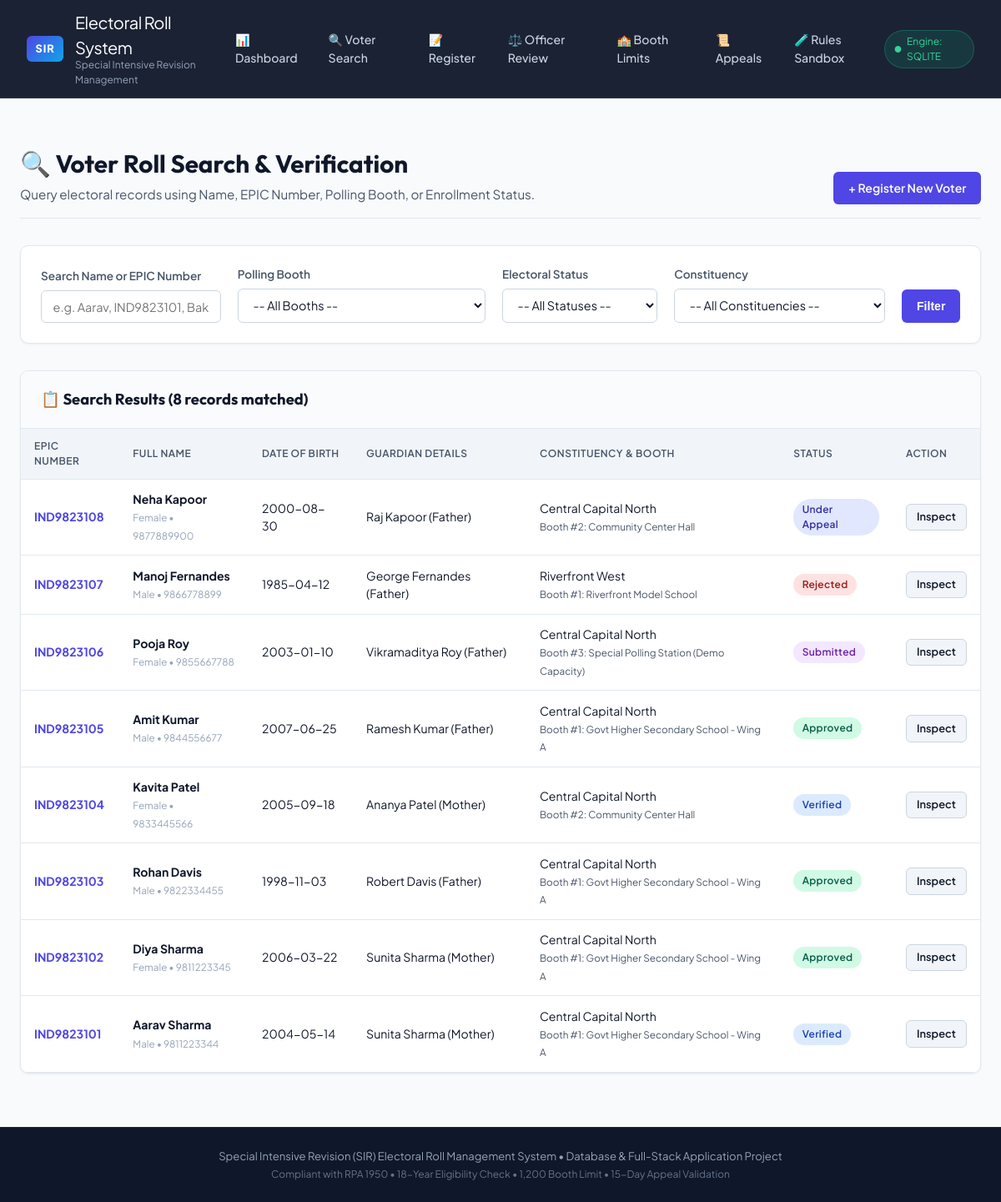
Screenshot of /search with the database file from the repository.
### tables this page shows
CREATE TABLE Voter (
            voter_id INTEGER PRIMARY KEY AUTOINCREMENT,
            epic_number TEXT NOT NULL UNIQUE,
            first_name TEXT NOT NULL,
            last_name TEXT NOT NULL,
            dob TEXT NOT NULL,
            gender TEXT NOT NULL,
            guardian_name TEXT NOT NULL,
            guardian_relation TEXT NOT NULL,
            mobile TEXT,
            household_id INTEGER NOT NULL,
            booth_id INTEGER NOT NULL,
            cycle_id INTEGER NOT NULL,
            status TEXT NOT NULL DEFAULT 'Submitted',
            created_at TIMESTAMP DEFAULT CURRENT_TIMESTAMP,
            updated_at TIMESTAMP DEFAULT CURRENT_TIMESTAMP,
            FOREIGN KEY (household_id) REFERENCES Household(household_id) ON DELETE RESTRICT,
            FOREIGN KEY (booth_id) REFERENCES PollingBooth(booth_id) ON DELETE RESTRICT,
            FOREIGN KEY (cycle_id) REFERENCES SIRCycle(cycle_id) ON DELETE RESTRICT
        );

CREATE TABLE Constituency (
            constituency_id INTEGER PRIMARY KEY AUTOINCREMENT,
            constituency_code TEXT NOT NULL UNIQUE,
            name TEXT NOT NULL,
            district TEXT NOT NULL,
            state TEXT NOT NULL,
            created_at TIMESTAMP DEFAULT CURRENT_TIMESTAMP
        );

CREATE TABLE PollingBooth (
            booth_id INTEGER PRIMARY KEY AUTOINCREMENT,
            constituency_id INTEGER NOT NULL,
            booth_number INTEGER NOT NULL,
            booth_name TEXT NOT NULL,
            location TEXT NOT NULL,
            max_capacity INTEGER NOT NULL DEFAULT 1200,
            created_at TIMESTAMP DEFAULT CURRENT_TIMESTAMP,
            FOREIGN KEY (constituency_id) REFERENCES Constituency(constituency_id) ON DELETE RESTRICT,
            UNIQUE(constituency_id, booth_number)
        );

### app.py (the view)
@app.route("/search")
def search():
    query_str = request.args.get("q", "").strip()
    booth_id = request.args.get("booth_id", type=int)
    status = request.args.get("status", "").strip() or None
    constituency_id = request.args.get("constituency_id", type=int)
    results = VoterModel.search(
        search_query=query_str,
        booth_id=booth_id,
        status=status,
        constituency_id=constituency_id
    )
    booths = ElectoralMetadataModel.get_booths_with_stats()
    constituencies = ElectoralMetadataModel.get_constituencies()
    return render_template(
        "search.html",
        results=results,
        query_str=query_str,
        selected_booth=booth_id,
        selected_status=status,
        selected_constituency=constituency_id,
        booths=booths,
        constituencies=constituencies
    )

### app.py (called while the page is built)
@app.context_processor
def inject_global_data():
    return {
        "db_driver": db.driver,
        "current_year": datetime.now().year,
        "active_cycle": db.query("SELECT * FROM SIRCycle WHERE status = 'Active' LIMIT 1", fetchone=True)
    }

### database.py (called while the page is built)
    def query(self, sql: str, params: Union[Tuple, List] = (), fetchone: bool = False) -> Any:
        conn = self.get_connection()
        try:
            if self.driver == "mysql":
                cursor = conn.cursor(dictionary=True)
                cursor.execute(sql, params)
                res = cursor.fetchone() if fetchone else cursor.fetchall()
                cursor.close()
                return res
            else:
                sql_sqlite = sql.replace("%s", "?")
                cursor = conn.cursor()
                cursor.execute(sql_sqlite, params)
                if fetchone:
                    row = cursor.fetchone()
                    res = dict(row) if row else None
                else:
                    res = [dict(row) for row in cursor.fetchall()]
                cursor.close()
                return res
        finally:
            conn.close()

### models.py (called while the page is built)
    @staticmethod
    def get_constituencies() -> List[Dict]:
        return db.query("SELECT * FROM Constituency ORDER BY constituency_code")

### templates/search.html (shortened to what this page needs)
{% extends "base.html" %}
{% block content %}
<div class="page-header">
    <div>
        <h1>🔍 Voter Roll Search &amp; Verification</h1>
        <p>Query electoral records using Name, EPIC Number, Polling Booth, or Enrollment Status.</p>
    </div>
    <a href="{{ url_for('register') }}" class="btn btn-primary">+ Register New Voter</a>
</div>
<div class="card">
    <div class="card-body">
        <form method="GET" action="{{ url_for('search') }}">
            <div class="form-grid" style="grid-template-columns: 2fr 1fr 1fr 1fr auto; align-items: flex-end;">
                <div class="form-group">
                    <label for="q">Search Name or EPIC Number</label>
                    <input type="text" id="q" name="q" value="{{ query_str }}" placeholder="e.g. Aarav, IND9823101, Baker Street...">
                </div>
                <div class="form-group">
                    <label for="booth_id">Polling Booth</label>
                    <select id="booth_id" name="booth_id">
                        <option value="">-- All Booths --</option>
                    </select>
                </div>
                <div class="form-group">
                    <label for="status">Electoral Status</label>
                    <select id="status" name="status">
                        <option value="">-- All Statuses --</option>
                    </select>
                </div>
                <div class="form-group">
                    <label for="constituency_id">Constituency</label>
                    <select id="constituency_id" name="constituency_id">
                        <option value="">-- All Constituencies --</option>
                    </select>
                </div>
                <div>
                    <button type="submit" class="btn btn-primary" style="height: 40px; width: 100%;">Filter</button>
                </div>
            </div>
        </form>
    </div>
</div>
<div class="card">
    <div class="card-header">
        <h3>📋 Search Results ({{ results | length }} records matched)</h3>
    </div>
    <div class="table-responsive">
        <table>
            <thead>
                <tr>
                    <th>EPIC Number</th>
                    <th>Full Name</th>
                    <th>Date of Birth</th>
                    <th>Guardian Details</th>
                    <th>Constituency &amp; Booth</th>
                    <th>Status</th>
                    <th>Action</th>
                </tr>
            </thead>
            <tbody>
                {% if results %}
                    {% for v in results %}
                    <tr>
                        <td><strong style="color: var(--primary);">{{ v.epic_number }}</strong></td>
                        <td><strong>{{ v.first_name }} {{ v.last_name }}</strong><br><small style="color: var(--text-muted);">{{ v.gender }} &bull; {{ v.mobile or 'No phone' }}</small></td>
                        <td>{{ v.dob }}</td>
                        <td>{{ v.guardian_name }} ({{ v.guardian_relation }})</td>
                        <td>
                            {{ v.constituency_name }}<br>
                            <small style="color: var(--text-secondary);">Booth #{{ v.booth_number }}: {{ v.booth_name }}</small>
                        </td>
                        <td>
                            {% if v.status == 'Approved' %}
                                <span class="badge badge-approved">Approved</span>
                            {% elif v.status == 'Verified' %}
                                <span class="badge badge-verified">Verified</span>
                            {% elif v.status == 'Pending_Verification' %}
                                <span class="badge badge-pending">Pending Verif</span>
                            {% elif v.status == 'Submitted' %}
                                <span class="badge badge-submitted">Submitted</span>
                            {% elif v.status == 'Rejected' %}
                                <span class="badge badge-rejected">Rejected</span>
                            {% elif v.status == 'Under_Appeal' %}
                                <span class="badge badge-appeal">Under Appeal</span>
                            {% else %}
                                <span class="badge badge-deleted">{{ v.status }}</span>
                            {% endif %}
                        </td>
                        <td>
                            <a href="{{ url_for('voter_detail', voter_id=v.voter_id) }}" class="btn btn-secondary btn-sm">Inspect</a>
                        </td>
                    </tr>
                    {% endfor %}
                {% else %}
                    <tr>
                        <td colspan="7" style="text-align: center; padding: 2.5rem; color: var(--text-muted);">
                            No voter records matched your search parameters.
                        </td>
                    </tr>
                {% endif %}
            </tbody>
        </table>
    </div>
</div>
{% endblock %}

### static/css/style.css (style rules this page uses)
:root { --primary: #4f46e5; --primary-hover: #4338ca; --primary-light: #e0e7ff; --secondary: #0ea5e9; --success: #10b981; --success-light: #d1fae5; --warning: #f59e0b; --warning-light: #fef3c7; --danger: #ef4444; --danger-light: #fee2e2; --purple: #8b5cf6; --bg-main: #f8fafc; --card-bg: #ffffff; --card-border: #e2e8f0; --text-primary: #0f172a; --text-secondary: #475569; --text-muted: #94a3b8; --header-bg: rgba(15, 23, 42, 0.95); --header-text: #ffffff; --radius-sm: 6px; --radius-md: 10px; --radius-lg: 16px; --shadow-sm: 0 1px 3px rgba(0, 0, 0, 0.05); --shadow-md: 0 4px 6px -1px rgba(0, 0, 0, 0.07), 0 2px 4px -2px rgba(0, 0, 0, 0.05); --shadow-lg: 0 10px 15px -3px rgba(0, 0, 0, 0.08), 0 4px 6px -4px rgba(0, 0, 0, 0.03); --transition: all 0.2s cubic-bezier(0.4, 0, 0.2, 1); }
* { margin: 0; padding: 0; box-sizing: border-box; }
body { font-family: 'Plus Jakarta Sans', -apple-system, BlinkMacSystemFont, sans-serif; background-color: var(--bg-main); color: var(--text-primary); line-height: 1.5; min-height: 100vh; display: flex; flex-direction: column; }
h1, h2, h3, h4, .brand-text { font-family: 'Outfit', sans-serif; font-weight: 700; }
.page-header { display: flex; justify-content: space-between; align-items: flex-end; margin-bottom: 2rem; padding-bottom: 1rem; border-bottom: 1px solid var(--card-border); }
.page-header h1 { font-size: 1.85rem; color: var(--text-primary); display: flex; align-items: center; gap: 0.5rem; }
.page-header p { color: var(--text-secondary); font-size: 0.95rem; margin-top: 0.25rem; }
.card { background: var(--card-bg); border: 1px solid var(--card-border); border-radius: var(--radius-md); box-shadow: var(--shadow-sm); margin-bottom: 2rem; overflow: hidden; }
.card-header { padding: 1.25rem 1.5rem; border-bottom: 1px solid var(--card-border); display: flex; justify-content: space-between; align-items: center; background: #fafbfc; }
.card-header h2, .card-header h3 { font-size: 1.15rem; font-weight: 700; display: flex; align-items: center; gap: 0.5rem; }
.card-body { padding: 1.5rem; }
.table-responsive { overflow-x: auto; }
table { width: 100%; border-collapse: collapse; text-align: left; font-size: 0.88rem; }
th { background: #f1f5f9; color: #475569; font-weight: 600; padding: 0.75rem 1rem; border-bottom: 1px solid var(--card-border); text-transform: uppercase; font-size: 0.75rem; letter-spacing: 0.5px; }
td { padding: 0.85rem 1rem; border-bottom: 1px solid var(--card-border); color: var(--text-primary); vertical-align: middle; }
.badge { display: inline-flex; align-items: center; padding: 0.25rem 0.65rem; border-radius: 9999px; font-size: 0.75rem; font-weight: 600; letter-spacing: 0.3px; }
.badge-approved { background: var(--success-light); color: #065f46; }
.badge-verified { background: #dbeafe; color: #1e40af; }
.badge-submitted { background: #f3e8ff; color: #6b21a8; }
.badge-rejected { background: var(--danger-light); color: #991b1b; }
.badge-appeal { background: #e0e7ff; color: #3730a3; }
.btn { display: inline-flex; align-items: center; justify-content: center; gap: 0.4rem; padding: 0.55rem 1.1rem; border-radius: var(--radius-sm); font-size: 0.88rem; font-weight: 600; text-decoration: none; cursor: pointer; border: none; transition: var(--transition); }
.btn-primary { background: var(--primary); color: white; }
.btn-secondary { background: #f1f5f9; color: var(--text-primary); border: 1px solid #cbd5e1; }
.btn-sm { padding: 0.35rem 0.75rem; font-size: 0.8rem; }
.form-grid { display: grid; grid-template-columns: repeat(auto-fit, minmax(280px, 1fr)); gap: 1.25rem; }
.form-group { display: flex; flex-direction: column; gap: 0.4rem; }
label { font-size: 0.85rem; font-weight: 600; color: var(--text-secondary); }
input[type="text"], input[type="date"], input[type="tel"], input[type="email"], select, textarea { padding: 0.6rem 0.85rem; border: 1px solid #cbd5e1; border-radius: var(--radius-sm); font-family: inherit; font-size: 0.9rem; background: white; color: var(--text-primary); transition: var(--transition); }

### rows the page displays
Voter: epic_number "IND9823108", first_name "Neha", last_name "Kapoor", gender "Female", mobile "9877889900", dob "2000-08-30", guardian_name "Raj Kapoor", guardian_relation "Father", constituency_name "Central Capital North", booth_number "2", booth_name "Community Center Hall", status "Under Appeal"
Voter: epic_number "IND9823107", first_name "Manoj", last_name "Fernandes", gender "Male", mobile "9866778899", dob "1985-04-12", guardian_name "George Fernandes", guardian_relation "Father", constituency_name "Riverfront West", booth_number "1", booth_name "Riverfront Model School", status "Rejected"
Voter: epic_number "IND9823106", first_name "Pooja", last_name "Roy", gender "Female", mobile "9855667788", dob "2003-01-10", guardian_name "Vikramaditya Roy", guardian_relation "Father", constituency_name "Central Capital North", booth_number "3", booth_name "Special Polling Station (Demo Capacity)", status "Submitted"
Voter: epic_number "IND9823105", first_name "Amit", last_name "Kumar", gender "Male", mobile "9844556677", dob "2007-06-25", guardian_name "Ramesh Kumar", guardian_relation "Father", constituency_name "Central Capital North", booth_number "1", booth_name "Govt Higher Secondary School - Wing A", status "Approved"
Voter: epic_number "IND9823104", first_name "Kavita", last_name "Patel", gender "Female", mobile "9833445566", dob "2005-09-18", guardian_name "Ananya Patel", guardian_relation "Mother", constituency_name "Central Capital North", booth_number "2", booth_name "Community Center Hall", status "Verified"
Voter: epic_number "IND9823103", first_name "Rohan", last_name "Davis", gender "Male", mobile "9822334455", dob "1998-11-03", guardian_name "Robert Davis", guardian_relation "Father", constituency_name "Central Capital North", booth_number "1", booth_name "Govt Higher Secondary School - Wing A", status "Approved"
Voter: epic_number "IND9823102", first_name "Diya", last_name "Sharma", gender "Female", mobile "9811223345", dob "2006-03-22", guardian_name "Sunita Sharma", guardian_relation "Mother", constituency_name "Central Capital North", booth_number "1", booth_name "Govt Higher Secondary School - Wing A", status "Approved"
Voter: epic_number "IND9823101", first_name "Aarav", last_name "Sharma", gender "Male", mobile "9811223344", dob "2004-05-14", guardian_name "Sunita Sharma", guardian_relation "Mother", constituency_name "Central Capital North", booth_number "1", booth_name "Govt Higher Secondary School - Wing A", status "Verified"

### other values shown
{{ db_driver | upper }} "SQLITE"
{{ results | length }} "8"
